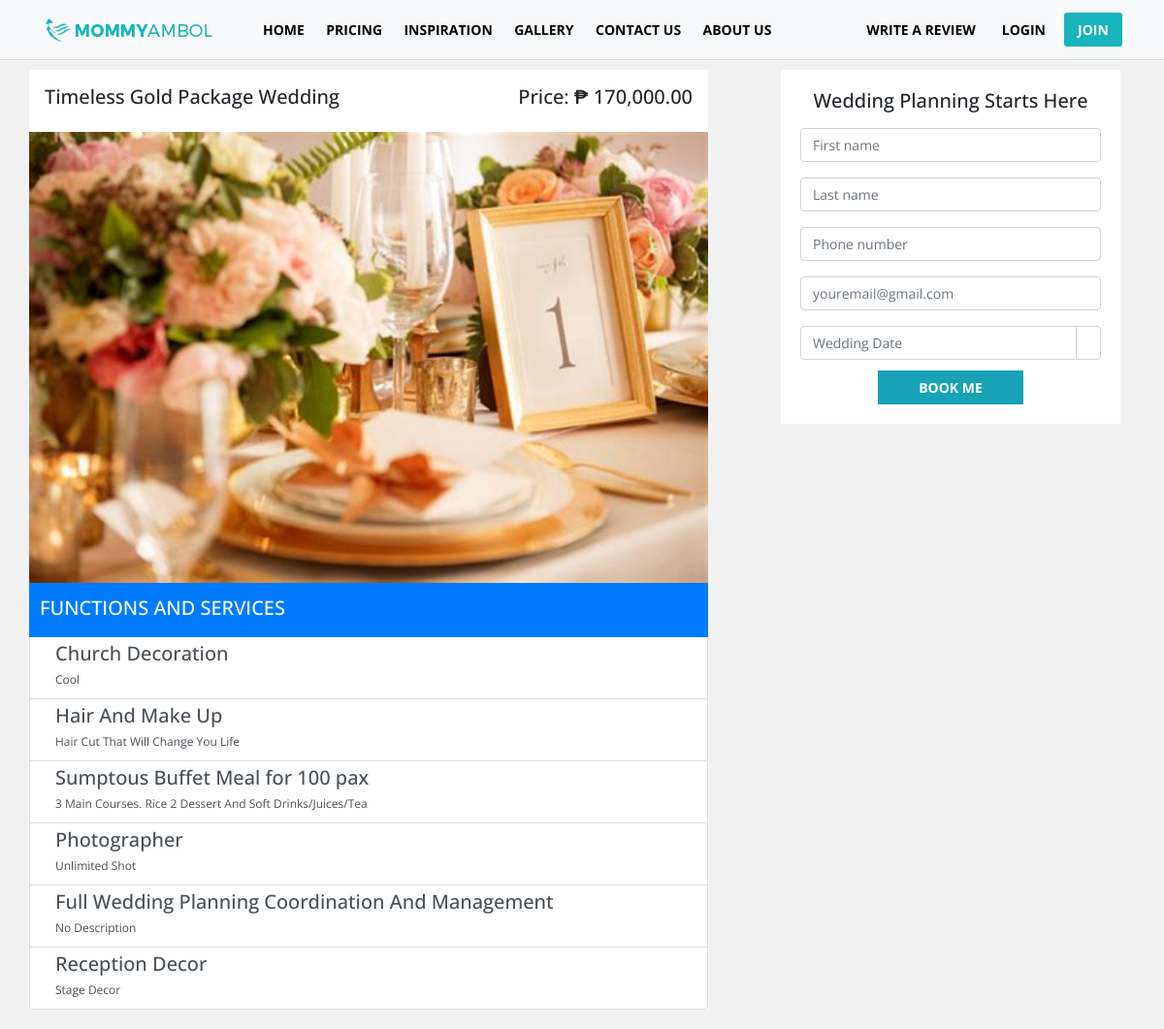
The app's page /package_detail.php?id=4 with its own data.
### tables this page shows
CREATE TABLE `tblweddingcategories` (
  `id` int(11) NOT NULL,
  `wedding_type` varchar(100) NOT NULL,
  `price` decimal(10,2) NOT NULL,
  `preview_image` text NOT NULL
);

CREATE TABLE `tbl_features` (
  `feature_id` int(11) NOT NULL,
  `category_id` int(11) NOT NULL,
  `title` varchar(100) NOT NULL,
  `description` text NOT NULL
);

### admin/include/database.php (called while the page is built, shortened)
<?php
class Database
{
    public $connection;
    public function open_connection()
    {
        $this->connection = mysqli_connect(DB_HOST, DB_USER, DB_PASS, DB_NAME);
    }
    public function query($sql)
    {
        $result = mysqli_query($this->connection, $sql);
        return $result;
    }
}
$db = new Database();
?>

### admin/include/db_object.php (called while the page is built, shortened)
<?php
class DB_Object
{
    public static function find_by_id($id) {
        $the_result_array = static::find_by_query("SELECT * FROM " . static::$db_table . " WHERE id = $id ORDER BY id DESC  LIMIT 1 ");
        return !empty($the_result_array) ? array_shift($the_result_array) : false;
    }
    public static function find_by_feature_no_limit($id) {
        return static::find_by_query("SELECT * FROM " . static::$db_table . " WHERE category_id = $id ORDER BY category_id DESC");
    }
    public static function find_by_query($sql) {
        global $db;
        $result_set = $db->query($sql);
        $the_object_array = array();
        while($row = mysqli_fetch_array($result_set)) {
            $the_object_array[] = static::instantiation($row);
        }
        return $the_object_array;
    }
    public static function instantiation($the_record){
        $the_object = new $calling_class;
        foreach($the_record as $the_attribute => $value)
        {
            if($the_object->has_the_attribute($the_attribute)) {
                $the_object->$the_attribute = $value;
            }
        }
        return $the_object;
    }
    private function has_the_attribute($the_attribute) {
        $object_properties = get_object_vars($this);
        return array_key_exists($the_attribute, $object_properties);
    }
}
?>

### admin/include/Categories.php (called while the page is built, shortened)
<?php
class Category extends DB_Object
{
    public $preview_image;
    public $upload_directory = "upload/categories";
    public $image_placeholder = "http://placehold.it/300x300&text=images";
    public function preview_image_picture() {
        return empty($this->preview_image) ? $this->image_placeholder : $this->upload_directory. '/' .$this->preview_image;
    }
}
?>

### package_detail.php (the view, shortened to what this page needs)
<?php
    $id = $_GET['id'];
    $category = Category::find_by_id($id);
?>
<!doctype html>
<html lang="en">
<head>
    <link rel="stylesheet" type="text/css"
          href="https://cdn.materialdesignicons.com/2.1.19/css/materialdesignicons.min.css">
    <link rel="stylesheet" href="css/bootstrap.min.css">
    <link rel="stylesheet" href="css/style.css">
    <link rel="stylesheet" href="css/bootstrap-datepicker.css">
</head>
<body>
<?php include 'include/nav.php'; ?>
<div class="container">
     <div class="row">
        <div class="col-md-8 p-0" style="margin-bottom: 20px;">
            <div class="float-left bg-white">
                <h5 class="h5 text-uppercase mb-5 pt-3 pl-3 pr-3">
                    <span class="float-left text-capitalize"><?= $category->wedding_type; ?> Package Wedding</span>
                    <span class="float-right text-capitalize">Price: ₱ <?= number_format($category->price,2); ?></span>
                </h5>
                <img src="admin/<?= $category->preview_image_picture(); ?>" style="width: 700px;" alt="">
                <ul class="list-group">
                        <li class="list-group-item list-group-item-action flex-column align-items-start active">
                            <div class="d-flex w-100 justify-content-between">
                                <h5 class="mb-1 pt-2 pb-2">FUNCTIONS AND SERVICES</h5>
                            </div>
                        </li>
                    <?php $feature = Features::find_by_feature_no_limit($category->id); ?>
                        <?php foreach ($feature as $feature_item) : ?>
                            <li class="list-group-item list-group-item-action flex-column align-items-start">
                                <div class="d-flex w-100 justify-content-between">
                                    <h5 class="mb-1"><i class="mdi mdi-check mr-3"></i><?= $feature_item->title; ?></h5>
                                </div>
                                <p class="mb-1 ml-3 text-capitalize"><?= $feature_item->description; ?></p>
                            </li>
                        <?php endforeach; ?>
                    </ul>
                </div>
            </div>
            <div class="col-md-4" style="margin-bottom: 20px;">
                    <form action="<?php echo $_SERVER['PHP_SELF']; ?>" method="post" style="background: white;padding: 20px;">
                         <h5 class="h5 text-center mb-3 m-0">Wedding Planning Starts Here</h5>
                        <div class="form-group">
                            <input type="text" class="form-control" name="user_firstname" placeholder="First name" id="user_firstname">
                        </div>
                        <div class="form-group">
                            <input type="text" id="user_lastname" class="form-control" name="user_lastname" placeholder="Last name">
                        </div>
                        <div class="form-group">
                            <input type="text" id="user_phone" class="form-control" name="user_phone" placeholder="Phone number">
                        </div>
                        <div class="form-group">
                            <input type="text" class="form-control" name="user_email" id="user_email" placeholder="youremail@gmail.com">
                        </div>
                        <div class="form-row">
                            <div class="input-group col-md-12">
                                <input type="text" class="form-control" name="wedding_date" data-provide="datepicker" id="wedding_date"
                                       placeholder="Wedding Date">
                                <div class="input-group-append">
                                    <span class="input-group-text" style="background: white;"></span>
                                </div>
                            </div>
                        </div>
                        <div class="text-center mt-3">
                            <button type="submit" name="register" class="btn btn-info btn-sm text-uppercase font-weight-bold"
                                    style="margin-top: -5px;">Book me
                            </button>
                        </div>
                    </form>
            </div>
        </div>
</div>
</body>
</html>

### css/style.css (style rules this page uses)
body { font-family: 'Open Sans', 'Roboto', sans-serif !important; }
body { font-family: 'Open Sans', 'Roboto', sans-serif; line-height: 1.5em; margin-bottom: 0%; width: 100%; margin-top: 4%; overflow-x: hidden; background: #f1f1f1; font-size: 14px; }
.form-control { font-size: 14px; outline: none; }
.btn.btn-info.text-uppercase { font-size: 14px; }
.btn.btn-info.text-uppercase.font-weight-bold { width: 150px; padding: 6px; border-radius: 0; }
.list-group-item { font-size: 12px; padding: 5px 10px; }

### package_detail.php (style rules this page uses)
body { margin-top: 6%; }
.list-group-item:first-child { border-top-left-radius: 0rem; border-top-right-radius: 0rem; }

### records on screen
tblweddingcategories: wedding_type "Timeless Gold", price "170,000.00", preview_image (picture)
tbl_features: title "Church Decoration", description "Cool"
tbl_features: title "Hair And Make Up", description "Hair Cut That Will Change You Life"
tbl_features: title "Sumptous Buffet Meal for 100 pax", description "3 Main Courses. Rice 2 Dessert And Soft Drinks/Juices/Tea"
tbl_features: title "Photographer", description "Unlimited Shot"
tbl_features: title "Full Wedding Planning Coordination And Management", description "No Description"
tbl_features: title "Reception Decor", description "Stage Decor"
